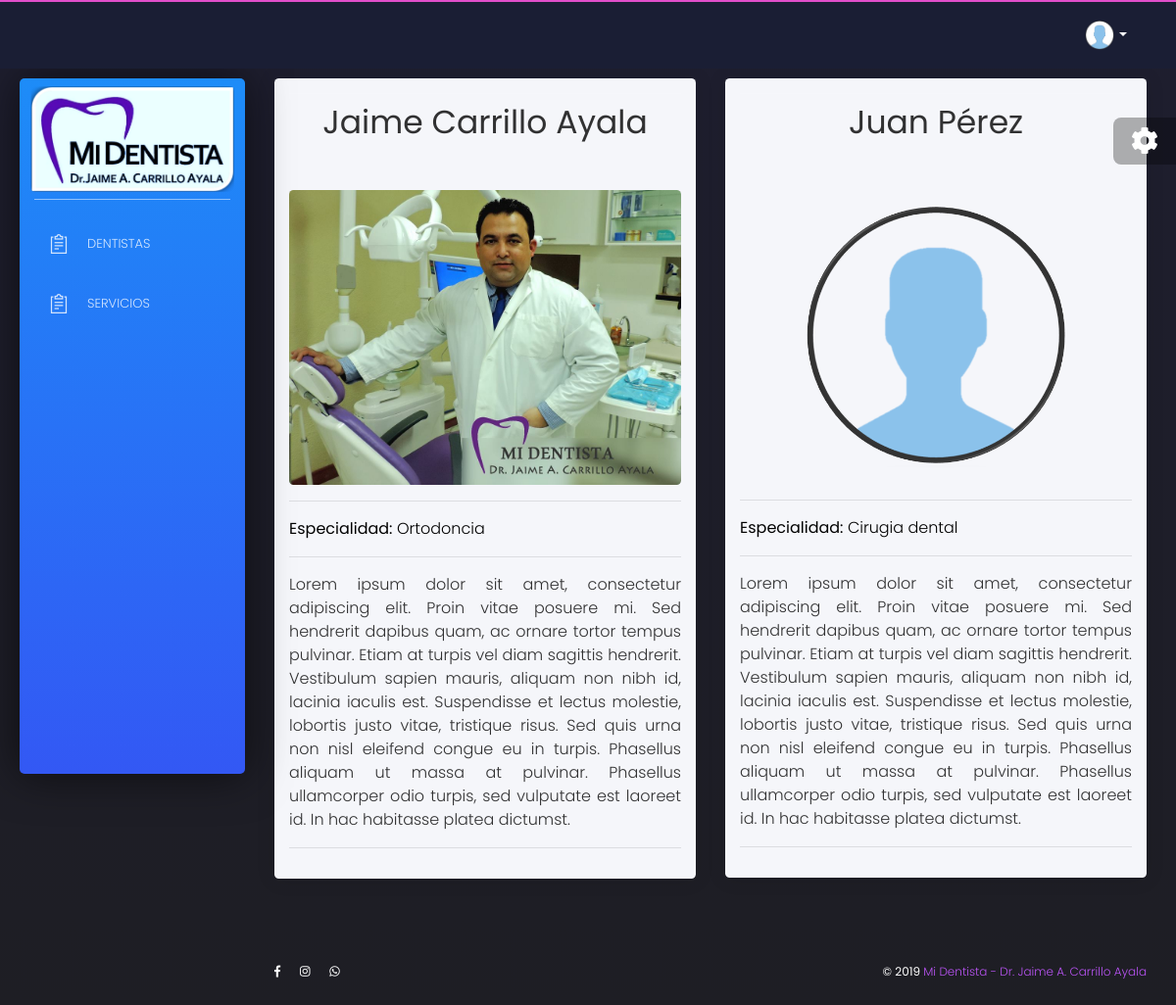
Page /core/dentistas on the earlier database version.
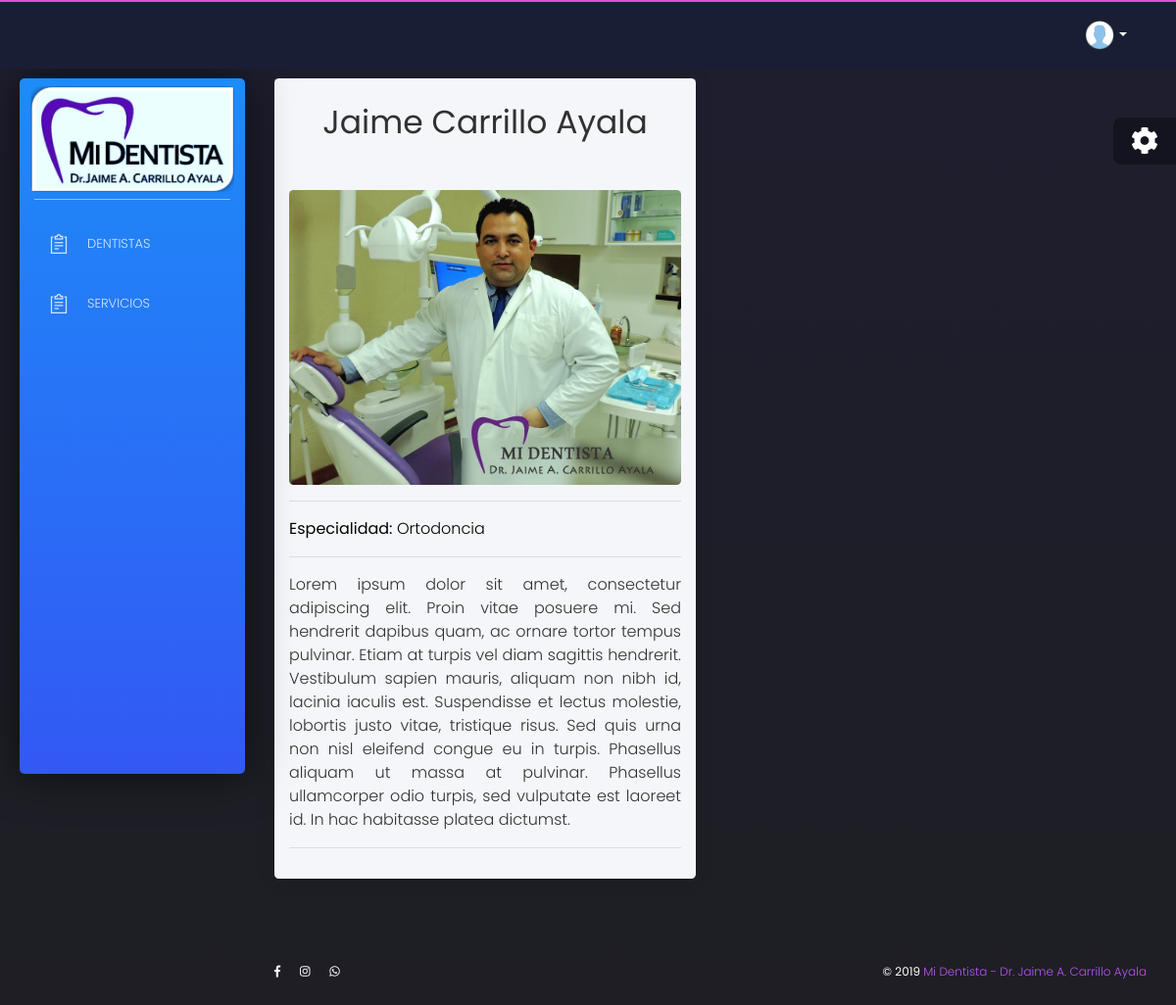
Same page on the later database version.
### core/models.py (models this page shows)
class Dentista(models.Model):
    id = models.AutoField(primary_key=True)
    usuario = models.OneToOneField(User, on_delete=models.CASCADE)
    especialidad = models.ForeignKey(Especialidad, on_delete=models.CASCADE)
    telefono = models.CharField(max_length=8)
    is_dentist = models.BooleanField(default=True)
    foto = models.ImageField(upload_to='dentist/%Y/%m/%D/', null=True, blank=True)
    biografia = models.CharField(max_length=1024)

class Especialidad(models.Model):
    id = models.AutoField(primary_key=True)
    nombre = models.CharField(max_length=64)

### core/views.py (the view)
# urls.py: path('dentistas', DentistaList.as_view(), name = 'dentistas'),
class DentistaList(ListView):
    model = Dentista
    template_name = 'core/dentista_list.html'

### core/templates/core/dentista_list.html (shortened to what this page needs)
{% extends 'core/base.html' %}
{% load static %}
{% block content %}
<div class="content">
    <div class="row">
				{% for dentista in dentista_list|dictsort:'id'  %}
					<div class="col-md-6">
						<div class="card white-content">
							<div class="card-body" align = center>
								<table class="table table-sm" id="" width=100%>
									<tr>
										<td align = center>
											<h1 align=center>{{dentista.usuario.first_name}} {{dentista.usuario.last_name}}</h1>
										</td>
									</tr>
								</table>
								<img src = {{dentista.foto.url}}>
								<hr>
								<p align=justify><font size=3 color=black><b>Especialidad:</b> {{dentista.especialidad.nombre}}</font></p>
								<hr>
								<p align=justify><font size=3>{{dentista.biografia}}</font></p>
								<hr>
							</div>
						</div>
					</div>
				  {% endfor %}
	</div>
</div>
{% endblock %}

### core/templates/core/base.html (shortened to what this page needs)
{% load static %}
<!DOCTYPE html>
<html lang="en">
	<head>
	  <link href="https://use.fontawesome.com/releases/v5.0.6/css/all.css" rel="stylesheet"/>
	  <link href="{% static 'css/nucleo-icons.css' %}" rel="stylesheet" type="text/css"/>
	  <link href="{% static 'css/bootstrap.min.css' %}" rel="stylesheet" type="text/css"/>
	  <link href="{% static 'css/black-dashboard.css' %}" rel="stylesheet" type="text/css"/>
	  <link href="{% static 'demo/demo.css' %}" rel="stylesheet" />
	  <link rel="stylesheet" href="https://cdn.jsdelivr.net/npm/gijgo@1.9.6/css/gijgo.min.css">
	</head>
	<body >
	  <div class="wrapper ">
	    <div class="sidebar" data-color = "blue">
	      <div class="sidebar-wrapper">
	        <div class="logo">
	          <a href="{% url 'home' %}">
	            <img class = "img-responsive" align="cent" src="{% static 'images/logo.png' %}" width="100%" height="100%">
	          </a>
	        </div>
	        <ul class="nav">
			{% if request.user.is_superuser %}
				<li class="nav-item">
					<a class="nav-link collapsed" href="#" data-toggle="collapse" data-target="#collapsePages" aria-expanded="true" aria-controls="collapsePages">
						<i class="tim-icons icon-zoom-split"></i>
						<p><font size=2>Dentistas</font></p>
					</a>
					<div id="collapsePages" class="collapse" aria-labelledby="headingPages" data-parent="#accordionSidebar">
						<div class="py-2 collapse-inner rounded">
							<ul>
								<a href="{% url 'core:nuevousuariod' %}" class="nav-item">
									<i class="tim-icons icon-simple-add"></i>
									<p>Agregar</p>
								</a>
								<a href="{% url 'core:dentistas' %}" class="nav-item">
									<i class="tim-icons icon-pencil"></i>
									<p>Administrar</p>
								</a>
								<a href="{% url 'core:especialidades' %}" class="nav-item">
									<i class="tim-icons icon-puzzle-10"></i>
									<p>Especialidades</p>
								</a>
								</a>
							</ul>
						</div>
					</div>
				</li>
			{% else %}
				<li>
					<a href="{% url 'core:dentistas' %}">
						<i class="tim-icons icon-notes"></i>
						<p><font size=2>Dentistas</font></p>
					</a>
				</li>
			{% endif %}
				{% if request.user.is_superuser %}
					<li class="nav-item">
						<a class="nav-link collapsed" href="#" data-toggle="collapse" data-target="#collapsePages3" aria-expanded="true" aria-controls="collapsePages">
							<i class="tim-icons icon-notes"></i>
							<p><font size=2>Servicios</font></p>
						</a>
						<div id="collapsePages3" class="collapse" aria-labelledby="headingPages" data-parent="#accordionSidebar">
							<div class="py-2 collapse-inner rounded">
								<ul>
									<a href="{% url 'core:nuevotratamiento' %}" class="nav-item">
										<i class="tim-icons icon-simple-add"></i>
										<p>Agregar</p>
									</a>
									<a href="{% url 'core:tratamientos' 0 2|slugify%}" class="nav-item">
										<i class="tim-icons icon-pencil"></i>
										<p>Administrar</p>
									</a>
									<a href="{% url 'core:categorias' %}" class="nav-item">
										<i class="tim-icons icon-molecule-40"></i>
										<p>Categorías</p>
									</a>
									<a href="{% url 'core:medicamentos' %}" class="nav-item">
										<i class="tim-icons icon-atom"></i>
										<p>Medicamentos</p>
									</a>
								</ul>
							</div>
						</div>
					</li>
				{% else %}
					<li>
						<a href="{% url 'core:tratamientos' 0 2|slugify%}">
							<i class="tim-icons icon-notes"></i>
							<p><font size=2>Servicios</font></p>
						</a>
					</li>
				{% endif %}
	        </ul>
	      </div>
	    </div>
	    <div class="main-panel">
          <nav class="navbar navbar-expand-lg navbar-absolute">
            <div class="container-fluid" >
			<div class="collapse navbar-collapse" id="navigation">
				<ul class="navbar-nav ml-auto ">
					<li>
					</li>
					<li class="dropdown nav-item">
						<a href="#" class="dropdown-toggle nav-link" data-toggle="dropdown">
						<div class="photo">
							<img class = "img-responsive" align="cent" src="{% static 'images/login2.png' %}">
						</div>
						<b class="caret d-none d-lg-block d-xl-block"></b>
						</a>
					</li>
				</ul>
			</div>
			</div>
		</nav>
					{% block content %}
					{% endblock content %}
	    <footer class="footer">
	      <div class="container-fluid">
	        <nav>
	          <ul>
	            <li>
					<a href="https://www.facebook.com/midentistaelsalvador/?__tn__=%2Cd%2CP-R&eid=ARBop29_FMMj6s6N8lBk5FJqiYxm9WbhSpn99C4Tgy9ALVqNPkIeceZif4kPst1xxqMN3NhRyeOBp6Ib">
						<i class="fab fa-facebook-f"></i>
					</a>
				</li>
				<li>
					<a href="https://www.instagram.com/midentista_es/?hl=es-la">
						<i class="fab fa-instagram"></i>
					</a>
				</li>
				<li>
					<a href="https://wa.me/50361085407">
						<i class="fab fa-whatsapp"></i>
					</a>
				</li>
	          </ul>
	        </nav>
			<div class="copyright float-right">
            ©
			<a href="https://es-la.facebook.com/midentistaelsalvador/" target="_blank">Mi Dentista - Dr. Jaime A. Carrillo Ayala</a>
          </div>
	      </div>
	    </footer>
	  </div>
	</div>
	<div class="fixed-plugin">
	  <div class="dropdown show-dropdown">
	    <a href="#" data-toggle="dropdown">
	      <i class="fa fa-cog fa-2x"> </i>
	    </a>
	  </div>
	</div>
	</body>
</html>

Differences in the rows shown:
removed Dentista: usuario.first_name "Juan", usuario.last_name "Pérez", foto (picture), especialidad.nombre "Cirugia dental", biografia "Lorem ipsum dolor sit amet, consectetur adipiscing elit. Proin vitae posuere mi. Sed hendrerit dapibus quam, ac ornare tortor tempus pulvinar. Etiam at turpis vel diam sagittis hendrerit. Vestibulum sapien mauris, aliquam non nibh id, lacinia iaculis est. Suspendisse et lectus molestie, lobortis justo vitae, tristique risus. Sed quis urna non nisl eleifend congue eu in turpis. Phasellus aliquam ut massa at pulvinar. Phasellus ullamcorper odio turpis, sed vulputate est laoreet id. In hac habitasse platea dictumst."
